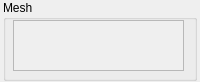
<?xml version="1.0" encoding="UTF-8"?>
<ui version="4.0">
 <class>PropMesh</class>
 <widget class="QWidget" name="PropMesh">
  <property name="geometry">
   <rect>
    <x>0</x>
    <y>0</y>
    <width>200</width>
    <height>82</height>
   </rect>
  </property>
  <property name="minimumSize">
   <size>
    <width>200</width>
    <height>82</height>
   </size>
  </property>
  <property name="maximumSize">
   <size>
    <width>200</width>
    <height>82</height>
   </size>
  </property>
  <property name="windowTitle">
   <string>Form</string>
  </property>
  <property name="styleSheet">
   <string notr="true"/>
  </property>
  <widget class="QGroupBox" name="mesh">
   <property name="geometry">
    <rect>
     <x>3</x>
     <y>0</y>
     <width>194</width>
     <height>81</height>
    </rect>
   </property>
   <property name="styleSheet">
    <string notr="true"/>
   </property>
   <property name="title">
    <string>Mesh</string>
   </property>
   <widget class="QTextEdit" name="info">
    <property name="enabled">
     <bool>false</bool>
    </property>
    <property name="geometry">
     <rect>
      <x>10</x>
      <y>20</y>
      <width>171</width>
      <height>51</height>
     </rect>
    </property>
   </widget>
  </widget>
 </widget>
 <tabstops>
  <tabstop>info</tabstop>
 </tabstops>
 <resources/>
 <connections/>
 <slots>
  <slot>changedLabel(QString)</slot>
  <slot>changedColR(int)</slot>
  <slot>changedColG(int)</slot>
  <slot>changedColB(int)</slot>
  <slot>changedColA(int)</slot>
  <slot>changedSelR(int)</slot>
  <slot>changedSelG(int)</slot>
  <slot>changedSelB(int)</slot>
  <slot>changedSelA(int)</slot>
  <slot>testButtonClicked()</slot>
  <slot>rValueChanged(int)</slot>
  <slot>gValueChanged(int)</slot>
  <slot>bValueChanged(int)</slot>
  <slot>aValueChanged(int)</slot>
  <slot>rgbaTextChanged(QString)</slot>
  <slot>colorButtonClicked()</slot>
 </slots>
</ui>
